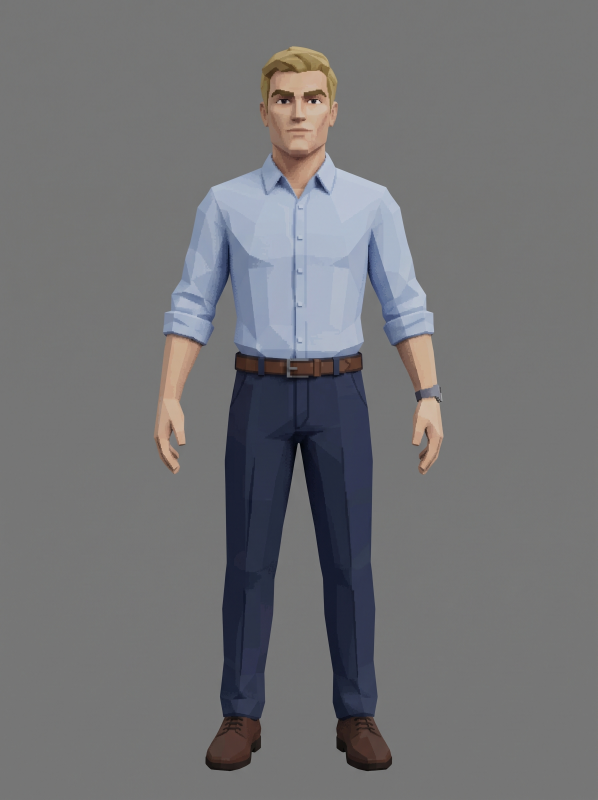
#> input picture tools/reference/shirt.jpg, 1792 x 2400 px (shown at 1/3 size); its folder holds 3 pictures in this run
$ python make_character_textures.py
#> lines starting #> are read from the running program, lines starting #| are printed output that depends on the picture; after the words box and inside, x2 and y2 are one past the last pixel; in counts of white or black regions, pixels touching at a corner belong together
"""
Builds the PS1-style character textures from the reference renders in
tools/reference/ (front-view, A-pose, flat grey background).

Each crop is "unwarped" row by row so its silhouette edges land exactly on
the edges of the matching low-poly mesh (the width profiles below are the
same numbers used in src/scene/Character.tsx), then box-filtered down to a
tiny texture. three.js samples them with NearestFilter, so the texels stay
crisp and blocky.

    python3 tools/make_character_textures.py

Outputs PNGs + palette.ts into src/scene/textures/character/.
"""

from __future__ import annotations

import json
import os
import random

import numpy as np
from PIL import Image

ROOT = os.path.dirname(os.path.dirname(os.path.abspath(__file__)))
REF = os.path.join(ROOT, "tools", "reference")
OUT = os.path.join(ROOT, "src", "scene", "textures", "character")
os.makedirs(OUT, exist_ok=True)

BG = 117  # flat grey background value in the renders
CX = 896  # body centre line (px)

# ── width profiles shared with Character.tsx (t = 0 bottom … 1 top) ──────────
HEAD_PROFILE = [(0, 0.35), (1 / 6, 0.82), (2 / 6, 0.93), (3 / 6, 0.97), (4 / 6, 0.98), (5 / 6, 1.0), (1, 0.73)]
HEAD_W_PX, HEAD_TOP, HEAD_CHIN = 205, 165, 465
TORSO_PROFILE = [(0, 0.77), (0.125, 0.75), (0.25, 0.735), (0.375, 0.745), (0.5, 0.8), (0.625, 0.89), (0.75, 0.98), (0.875, 0.95), (1, 0.68)]
TORSO_W_PX, TORSO_TOP, TORSO_BOTTOM = 507, 540, 1154

# vertical landmarks (px) — upper arm, forearm, hand, thigh, shin, shoe
ARM_TOP, ELBOW, WRIST, HAND_END = 610, 972, 1250, 1420
HIP, KNEE, ANKLE, FLOOR = 1226, 1709, 2204, 2313


def interp(profile, t):
    t = min(1.0, max(0.0, t))
    for (t0, v0), (t1, v1) in zip(profile, profile[1:]):
        if t <= t1:
            return v0 + (t - t0) / (t1 - t0) * (v1 - v0)
    return profile[-1][1]


def load(name):
#> called with name = 'shirt'
    a = np.asarray(Image.open(os.path.join(REF, name + ".jpg")).convert("RGB")).astype(np.float32)
    mask = np.abs(a - BG).max(axis=2) > 14
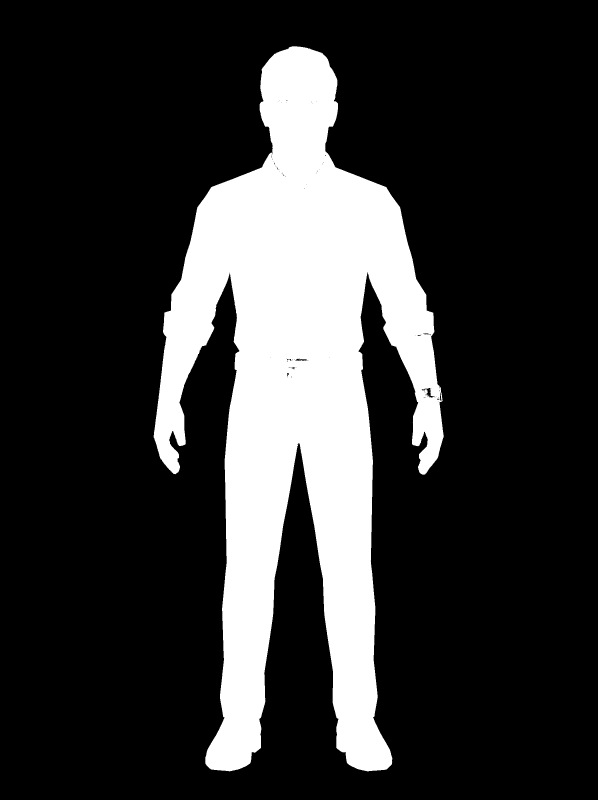
#> mask: shape (2400, 1792) bool (shown at 1/3 size); 20.5% white; 7 white regions (6 under 20 px), largest, box (x1, y1, x2, y2) and area: (461, 139, 1331, 2314) 881080
    return a, mask


def runs(mask_row, min_len=6):
    out, start = [], None
    for x, v in enumerate(mask_row):
        if v and start is None:
            start = x
        elif not v and start is not None:
            if x - start > min_len:
                out.append((start, x - 1))
            start = None
    if start is not None:
        out.append((start, len(mask_row) - 1))
    return out


def unwarp(img, y0, y1, extent, out_w, out_h, ymin=0):
    """Resample rows y0…y1; each row's [xl, xr] (from `extent(y)`) → out_w texels."""
#> called with y0 = 165, y1 = 465, out_w = 128, out_h = 128, ymin = 0
    res = np.zeros((out_h, out_w, 3), np.float32)
    for j in range(out_h):
        sy0 = max(ymin, y0 + (y1 - y0) * j / out_h)
        sy1 = max(ymin + 1, y0 + (y1 - y0) * (j + 1) / out_h)
        band = img[int(sy0) : max(int(sy1), int(sy0) + 1)].mean(axis=0)
        xl, xr = extent((sy0 + sy1) / 2)
        for i in range(out_w):
            a = xl + (xr - xl) * i / out_w
            b = xl + (xr - xl) * (i + 1) / out_w
            res[j, i] = band[int(a) : max(int(b), int(a) + 1)].mean(axis=0)
    return res


def save(arr, name):
#> called with name = 'face'
    Image.fromarray(np.clip(arr, 0, 255).astype(np.uint8)).save(os.path.join(OUT, name + ".png"))


def mean_color(img, x0, y0, x1, y1):
    return img[y0:y1, x0:x1].reshape(-1, 3).mean(axis=0)


def hexc(c):
    return "#%02x%02x%02x" % tuple(int(round(v)) for v in c)


# [5 lines left out: function noisy, not called in this run]


def stretch(arr, w):
    """Nearest-resample columns of arr to width w."""
    idx = (np.arange(w) * arr.shape[1] / w).astype(int)
    return arr[:, idx]


def back_from_front(front, k):
    """Mirror the outer k columns (plain fabric, no buttons/lapels) into a full back panel."""
    half = stretch(front[:, :k], front.shape[1] // 2)
    return np.concatenate([half, half[:, ::-1]], axis=1)


def side_from_front(front, k=6, w=32):
    return stretch(front[:, :k], w)


# ── per-row extent helpers ───────────────────────────────────────────────────
def centred(profile, width_px, top, bottom):
    return lambda y: (
        CX - width_px * interp(profile, (bottom - y) / (bottom - top)) / 2,
        CX + width_px * interp(profile, (bottom - y) / (bottom - top)) / 2,
    )


def limb(mask, pick, merged_width):
    """Extent of the image-left limb (the character's right) on row y."""

    def ext(y):
        rs = runs(mask[int(y)])
        sep = [r for r in rs if pick(r)]
        if sep:
            xl, xr = sep[0]
        else:
            xl = rs[0][0]
            xr = xl + merged_width
        inset = (xr - xl) * 0.06
        return xl + inset, xr - inset

    return ext


def leg_extent(mask):
    def ext(y):
        rs = runs(mask[int(y)])
        legs = [r for r in rs if r[0] > 600 and r[1] < CX - 4]
        if legs:
            xl, xr = legs[0]
        else:
            body = next((r for r in rs if r[0] <= CX <= r[1]), rs[0])
            xl, xr = body[0], body[0] + 205
        inset = (xr - xl) * 0.05
        return xl + inset, xr - inset

    return ext


def silhouette(mask, inset=4):
    def ext(y):
        rs = runs(mask[int(y)])
        body = next((r for r in rs if r[0] <= CX <= r[1]), rs[0])
        return body[0] + inset, body[1] - inset

    return ext


# ── shared head / hair (from the shirt render) ──────────────────────────────
shirt, shirt_mask = load("shirt")
palette: dict[str, dict[str, str]] = {}

save(unwarp(shirt, HEAD_TOP, HEAD_CHIN, centred(HEAD_PROFILE, HEAD_W_PX, HEAD_TOP, HEAD_CHIN), 128, 128), "face")
save(unwarp(shirt, 150, 214, silhouette(shirt_mask, 10), 64, 32), "hair")

skin = mean_color(shirt, 880, 232, 912, 252)  # lit forehead
#> skin = [201.3, 170.7, 142.8]
skin_dark = mean_color(shirt, 838, 330, 862, 346)  # shaded cheek
#> skin_dark = [194, 162.7, 140.8]
hair = mean_color(shirt, 870, 160, 930, 190)
#> hair = [151.7, 128.8, 84.58]
palette["head"] = {"skin": hexc(skin), "skinDark": hexc(skin_dark), "hair": hexc(hair)}

# side of the head (u=0 = front edge): skin continues from the face's outer
# columns; hair above the temple line, ear, then hair down to the nape.
face = np.asarray(Image.open(os.path.join(OUT, "face.png")).convert("RGB")).astype(np.float32)
edge = np.array([face[min(r, 96), 8:16].mean(axis=0) for r in range(128)])  # mid-cheek tone per row (no jaw outline)
#> edge = 128 rows, first 8: [173.6, 152.2, 110.6], [173.4, 151.6, 110.5], [172.1, 151.2, 109.8], [172.1, 151.9, 108.9], [172, 152.2, 109], [161, 140.1, 96.62], [140.6, 117.6, 79.38], [118.2, 95.75, 60.38]
side = np.zeros((64, 32, 3), np.float32)
rnd = np.random.default_rng(1)
for row in range(64):
    t = 1 - row / 63
    base = edge[min(127, row * 2)]
    for u in range(32):
        f = u / 31
        hair_bottom = 0.66 - 0.12 * min(1.0, f / 0.35) if f < 0.35 else 0.54 - (f - 0.35) / 0.65 * 0.32
        if t >= hair_bottom:
            side[row, u] = hair * (0.92 + 0.12 * rnd.random())
        else:
            side[row, u] = base * (0.94 - 0.14 * f)  # turns away from the light toward the back
#> this loop made 64 passes
#> base on passes 1 to 8: [173.6, 152.2, 110.6], [172.1, 151.2, 109.8], [172, 152.2, 109], [140.6, 117.6, 79.38], [109.1, 86.88, 54.62], [106.6, 84.88, 53.25], [108.9, 87.62, 55.62], [109.6, 89.12, 56.62]
for row in range(int(64 * 0.45), int(64 * 0.73)):  # ear
    side[row, 13:19] = skin_dark
    side[row, 14:18] = skin_dark * 0.9
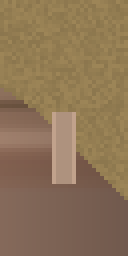
#> side: shape (64, 32, 3) float32 (shown 4 times larger); mean of channels 0, 1, 2 141.2, 116.2, 86; drawn as R, G, B
save(side, "head_side")

back = np.zeros((64, 32, 3), np.float32)
for row in range(64):
    back[row] = hair * (0.85 + 0.15 * rnd.random((32, 1))) if row < int(64 * 0.84) else skin * 0.88
save(back, "head_back")

# ── outfits ──────────────────────────────────────────────────────────────────
OUTFITS = {
    "business": dict(src="shirt", torso_bottom=TORSO_BOTTOM, watch=True),
    "suit": dict(src="suit", torso_bottom=TORSO_BOTTOM, watch=False, skirt=(TORSO_BOTTOM, 1292, 390, 465)),
    "hoodie": dict(src="hoodie", torso_bottom=1175, watch=True),
}

for name, cfg in OUTFITS.items():
    img, mask = load(cfg["src"])
    tb = cfg["torso_bottom"]

    torso = unwarp(img, TORSO_TOP, tb, centred(TORSO_PROFILE, TORSO_W_PX, TORSO_TOP, tb), 64, 80)
#> call 3 of unwarp, with y0 = 540, y1 = 1154, out_w = 64, out_h = 80, ymin = 0
#> after the loop in unwarp (call 3), `for j in range(out_h):`:
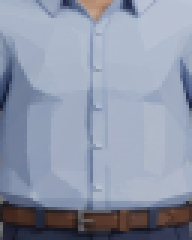
#> res: shape (80, 64, 3) float32 (shown 3 times larger); mean R, G, B 142.8, 151.3, 170.2
    save(torso, f"{name}_torso")
    plain_cols = {"business": 24, "suit": 13, "hoodie": 15}[name]

    fabric = mean_color(img, 770, 700, 800, 740)  # chest, beside the placket / lapel
#> fabric = [169.9, 181.8, 200.3]
    pants = mean_color(img, 700, 1500, 760, 1600)
#> pants = [29.23, 34.87, 54.15]
    shoe = mean_color(img, 650, 2240, 700, 2290)
#> shoe = [75.4, 53.32, 47.24]
    sole = mean_color(img, 630, 2296, 720, 2306)
#> sole = [33.21, 26.1, 23.92]
    p = {"fabric": hexc(fabric), "pants": hexc(pants), "shoe": hexc(shoe), "sole": hexc(sole)}
#> p = {'fabric': '#aab6c8', 'pants': '#1d2336', 'shoe': '#4b352f', 'sole': '#211a18'}

    # sides / shoulders / back: built from the plain fabric at the front's outer edge
    save(side_from_front(torso), f"{name}_torso_side")
    tback = back_from_front(torso, plain_cols)
    if name == "business":
        tback[11, :] *= 0.86  # yoke seam
#> tback: shape (80, 64, 3) float32; mean R, G, B 128.6, 138.3, 159.4
    elif name == "suit":
        tback[:3, 20:44] *= 0.75  # collar
        tback[:, 31:33] *= 0.8  # centre back seam
    else:
        tback[:14, 18:46] *= 0.78  # hood shadow
    save(tback, f"{name}_torso_back")

    # pelvis front (pants), plus jacket skirt for the suit
    pel_top = 1300 if name == "suit" else tb
    pelvis = unwarp(img, pel_top, 1306, lambda y, t0=pel_top: (CX - (390 + (y - t0) / (1306 - t0) * 40) / 2, CX + (390 + (y - t0) / (1306 - t0) * 40) / 2), 64, 32)
    save(pelvis, f"{name}_pelvis")
    save(side_from_front(pelvis), f"{name}_pelvis_side")
    save(back_from_front(pelvis, 18), f"{name}_pelvis_back")
#> in save (call 10), `Image.fromarray(np.clip(arr, 0, 255).astype(np.uint8)).save(os.path.jo..`:
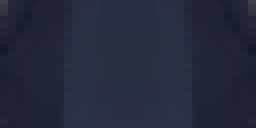
#> saved as business_pelvis_back.png: PIL image 64x32 RGB (shown 4 times larger); mean R, G, B 36.9, 41.9, 60.8
    if "skirt" in cfg:
        y0, y1, w0, w1 = cfg["skirt"]
        skirt = unwarp(img, y0, y1, lambda y: (CX - (w0 + (y - y0) / (y1 - y0) * (w1 - w0)) / 2, CX + (w0 + (y - y0) / (y1 - y0) * (w1 - w0)) / 2), 64, 24)
        save(skirt, f"{name}_skirt")
        sb = back_from_front(skirt, 12)
        sb[:, 31:33] *= 0.6  # centre vent
        save(sb, f"{name}_skirt_back")
        save(side_from_front(skirt), f"{name}_skirt_side")

    # limbs (character's right arm / leg, mirrored for the other side in 3D)
    arm = limb(mask, lambda r: r[1] < 700 and r[1] - r[0] > 40, 140)
    save(unwarp(img, ARM_TOP, ELBOW, arm, 32, 64), f"{name}_arm_upper")
#> the loop in unwarp (call 5), `for j in range(out_h):` made 64 passes
#> (xl, xr) on passes 1 to 8: (607.4, 730.6), (603.4, 726.6), (600.4, 723.6), (598.4, 721.6), (597.4, 720.6), (596.4, 719.6), (595.4, 718.6), (594.4, 717.6)
#> after the loop in unwarp (call 5), `for j in range(out_h):`:
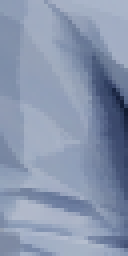
#> res: shape (64, 32, 3) float32 (shown 4 times larger); mean R, G, B 136.7, 149.8, 174.6
    save(unwarp(img, ELBOW, WRIST, arm, 32, 64), f"{name}_arm_fore")

    leg = leg_extent(mask)
    save(unwarp(img, HIP, KNEE, leg, 32, 64, ymin=1352), f"{name}_thigh")  # above 1352 is hidden in the pelvis / crotch gap
    save(unwarp(img, KNEE, ANKLE, leg, 32, 64), f"{name}_shin")
#> after the loop in unwarp (call 8), `for j in range(out_h):`:
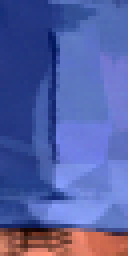
#> res: shape (64, 32, 3) float32 (shown 4 times larger); mean R, G, B 40.6, 43.7, 61.4; drawn with min black and max white
    save(unwarp(img, 2214, FLOOR - 2, leg, 32, 16), f"{name}_shoe")
#> in save (call 15), `Image.fromarray(np.clip(arr, 0, 255).astype(np.uint8)).save(os.path.jo..`:
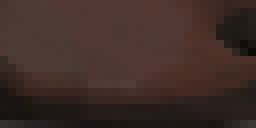
#> saved as business_shoe.png: PIL image 32x16 RGB (shown 8 times larger); mean R, G, B 63, 44.7, 39.5

    p["watch"] = "yes" if cfg["watch"] else "no"
    palette[name] = p

with open(os.path.join(OUT, "palette.ts"), "w") as f:
    f.write("// Generated by tools/make_character_textures.py: colours sampled from the reference renders.\n")
    f.write("export const PALETTE = " + json.dumps(palette, indent=2) + " as const;\n")

print("wrote", sorted(os.listdir(OUT)))

# ── blink frame: closed lids painted over both eyes (face texture swap) ─────
face = np.asarray(Image.open(os.path.join(OUT, "face.png")).convert("RGB")).astype(np.float32)
blink = face.copy()
for cc, hw in [(35.0, 13.5), (94.5, 13.0)]:  # eye centre column, half width
    for c in range(int(cc - hw), int(cc + hw) + 1):
        k = max(0.0, 1 - ((c - cc) / hw) ** 2)
        half = 2.6 * k ** 0.5
        if half < 0.4:
            continue
        lid = (0.55 * face[55, c] + 0.45 * face[64, c]) * 0.9  # eye-socket tone above, cheek below
        top, bot = int(round(59 - half)), int(round(60.6 + half * 0.75))
        blink[top:bot, c] = lid
        lash = int(round(60.4 + 0.9 * k))  # closed lid line dips slightly in the middle
        blink[lash, c] = face[lash, c] * 0.25 + lid * 0.35
save(blink, "face_blink")

# ── extra outfits for the Experience station ─────────────────────────────────
# No renders exist for these, so they are derived from the reference crops:
# the fold shading is kept and recoloured, then details are painted on top.
from PIL import ImageDraw, ImageFilter, ImageFont


def load_out(name):
    return np.asarray(Image.open(os.path.join(OUT, name + ".png")).convert("RGB")).astype(np.float32)


def rgb(h):
    h = h.lstrip("#")
    return np.array([int(h[i : i + 2], 16) for i in (0, 2, 4)], np.float32)


def lum(a):
    return a[..., 0] * 0.299 + a[..., 1] * 0.587 + a[..., 2] * 0.114


def recolor(src, target, contrast=1.0, cap=1.5):
    """Keep the source's light/shade pattern, swap its colour."""
    n = lum(src) / max(1.0, lum(src).mean())
    n = np.clip(n, 0.2, cap) ** contrast
    return np.clip(rgb(target) * n[..., None], 0, 255)


def blurred(name, size, radius):
    im = Image.open(os.path.join(OUT, name + ".png")).convert("RGB").resize(size, Image.BILINEAR)
    return np.asarray(im.filter(ImageFilter.GaussianBlur(radius))).astype(np.float32)


def resample_rows(arr, h):
    idx = (np.arange(h) * arr.shape[0] / h).astype(int)
    return arr[idx]


def crew_neck(arr, skin_rgb, rib_rgb, cx, rx, ry):
#> called with skin_rgb = array of shape (3,), rib_rgb = array of shape (3,), cx = 64, rx = 17, ry = 9
    h, w = arr.shape[:2]
    for y in range(int(ry) + 2):
        for x in range(w):
            d = ((x - cx) / rx) ** 2 + (y / ry) ** 2
            if d < 1:
                arr[y, x] = skin_rgb * (0.85 + 0.1 * (y / ry))
            elif d < 1.45:
                arr[y, x] = rib_rgb
    return arr


def knit(arr, amt=0.08):
    arr = arr.copy()
    arr[:, ::2] *= 1 - amt
    return arr


def font(size):
#> called with size = 48
    for f in ("DejaVuSerif-Bold.ttf", "/usr/share/fonts/truetype/dejavu/DejaVuSerif-Bold.ttf", "Georgia Bold.ttf", "arialbd.ttf"):
        try:
            return ImageFont.truetype(f, size)
        except OSError:
            continue
    return ImageFont.load_default(size)


def varsity_graphic(w, h, word, color, outline):
    """Original arched varsity lettering + a basketball emblem, drawn at 4x then reduced."""
    S = 4
    img = Image.new("RGBA", (w * S, h * S), (0, 0, 0, 0))
    d = ImageDraw.Draw(img)
    f = font(int(12 * S))
    cx, cy, radius = w * S / 2, h * S * 1.1, w * S * 1.05
    span = 0.62  # radians covered by the arch
    for i, ch in enumerate(word):
        a = -span / 2 + span * (i + 0.5) / len(word)
        x = cx + radius * np.sin(a)
        y = cy - radius * np.cos(a)
        glyph = Image.new("RGBA", (f.size * 2, f.size * 2), (0, 0, 0, 0))
        gd = ImageDraw.Draw(glyph)
        gd.text((f.size, f.size), ch, font=f, fill=color, anchor="mm", stroke_width=S, stroke_fill=outline)
        glyph = glyph.rotate(-np.degrees(a), resample=Image.BICUBIC)
        img.alpha_composite(glyph, (int(x - glyph.width / 2), int(y - glyph.height / 2)))
    # basketball emblem below the arch
    bx, by, br = w * S / 2, h * S * 0.46, 11 * S
    d.ellipse([bx - br, by - br, bx + br, by + br], fill="#e0782c", outline="#0d0d0d", width=S)
    d.line([bx - br, by, bx + br, by], fill="#0d0d0d", width=S)
    d.line([bx, by - br, bx, by + br], fill="#0d0d0d", width=S)
    d.arc([bx - br * 1.6, by - br, bx - br * 0.2, by + br], -60, 60, fill="#0d0d0d", width=S)
    d.arc([bx + br * 0.2, by - br, bx + br * 1.6, by + br], 120, 240, fill="#0d0d0d", width=S)
    return img.resize((w, h), Image.LANCZOS)


skin_c = rgb(palette["head"]["skin"])
skin_strip = load_out("business_arm_fore")[22:]  # forearm skin with its shading
DENIM = "#34496b"

def denim(name):
    a = recolor(load_out(name), DENIM, contrast=1.1)
    rnd = np.random.default_rng(len(name))
    a *= 1 + rnd.normal(0, 0.035, (a.shape[0], a.shape[1], 1))  # twill streaks
    a[:, ::3] *= 0.95
    return a


def save_panels(prefix, front, plain_cols):
    save(front, f"{prefix}_torso")
    save(side_from_front(front, k=max(4, front.shape[1] // 12)), f"{prefix}_torso_side")
    save(back_from_front(front, plain_cols), f"{prefix}_torso_back")


def save_pelvis(prefix, pel):
    save(pel, f"{prefix}_pelvis")
    save(side_from_front(pel), f"{prefix}_pelvis_side")
    save(back_from_front(pel, 18), f"{prefix}_pelvis_back")


# athletics: black tee with an original varsity graphic, jeans, white sneakers
TEE = "#1d1e22"
tee = recolor(blurred("business_torso", (128, 160), 2.2), TEE, contrast=0.9)
tee[118:] = tee[112]  # no belt line under a loose tee
tee = crew_neck(tee, skin_c, rgb("#2a2b30"), 64, 17, 9)
g = np.asarray(varsity_graphic(128, 160, "ATHLETICS", "#2f8fe0", "#0b2f57")).astype(np.float32)
alpha = g[..., 3:4] / 255
tee = tee * (1 - alpha) + g[..., :3] * alpha
save_panels("athletics", tee, 18)
save_pelvis("athletics", denim("business_pelvis"))
sleeve = recolor(load_out("hoodie_arm_upper"), TEE, contrast=0.9)
upper = np.concatenate([sleeve[:27], np.tile(rgb("#141518"), (2, 32, 1)), resample_rows(skin_strip, 35)])
save(upper, "athletics_arm_upper")
save(resample_rows(skin_strip, 64), "athletics_arm_fore")
save(denim("business_thigh"), "athletics_thigh")
save(denim("business_shin"), "athletics_shin")
save(recolor(load_out("hoodie_shoe"), "#d6d6d1", contrast=0.7), "athletics_shoe")
palette["athletics"] = {"fabric": TEE, "pants": DENIM, "shoe": "#d6d6d1", "sole": "#efefea", "watch": "no"}

# waiter: black dress shirt (placket + buttons kept from the oxford), black trousers
SHIRT = "#1f1f23"
src = load_out("business_torso")
w_t = recolor(src, SHIRT, contrast=1.15, cap=1.6)
skinmask = (src[..., 0] > src[..., 2] + 25) & (np.arange(80)[:, None] < 14)  # keep the neck skin in the open collar
w_t[skinmask] = src[skinmask]
save_panels("waiter", w_t, 24)
save_pelvis("waiter", recolor(load_out("business_pelvis"), "#18181b", contrast=1.1))
save(recolor(load_out("suit_arm_upper"), SHIRT, contrast=1.1, cap=1.3), "waiter_arm_upper")
save(recolor(load_out("suit_arm_fore"), SHIRT, contrast=1.1, cap=1.3), "waiter_arm_fore")
save(recolor(load_out("suit_thigh"), "#18181b", contrast=1.1), "waiter_thigh")
save(recolor(load_out("suit_shin"), "#18181b", contrast=1.1), "waiter_shin")
save(recolor(load_out("suit_shoe"), "#141414", contrast=1.2), "waiter_shoe")
palette["waiter"] = {"fabric": SHIRT, "pants": "#18181b", "shoe": "#141414", "sole": "#0b0b0b", "watch": "no"}

# casual (kindergarten): knit crew-neck sweater, jeans, brown shoes
SWEATER = "#5d6b7a"
sw = recolor(blurred("business_torso", (128, 160), 2.6), SWEATER, contrast=0.85)
sw[116:] = sw[110]  # sweater hangs over the belt
sw = knit(sw, 0.07)
sw = crew_neck(sw, skin_c, rgb("#4c5866"), 64, 16, 8)
sw[-10:] = knit(sw[-10:] * 0.86, 0.15)  # ribbed hem
save_panels("casual", sw, 30)
save_pelvis("casual", denim("business_pelvis"))
save(knit(recolor(load_out("hoodie_arm_upper"), SWEATER, contrast=0.9), 0.07), "casual_arm_upper")
save(knit(recolor(load_out("hoodie_arm_fore"), SWEATER, contrast=0.9), 0.07), "casual_arm_fore")
save(denim("business_thigh"), "casual_thigh")
save(denim("business_shin"), "casual_shin")
save(recolor(load_out("business_shoe"), "#5a3b28", contrast=1.0), "casual_shoe")
palette["casual"] = {"fabric": SWEATER, "pants": DENIM, "shoe": "#5a3b28", "sole": "#24170f", "watch": "yes"}

with open(os.path.join(OUT, "palette.ts"), "w") as f:
    f.write("// Generated by tools/make_character_textures.py: colours sampled from the reference renders.\n")
    f.write("export const PALETTE = " + json.dumps(palette, indent=2) + " as const;\n")
